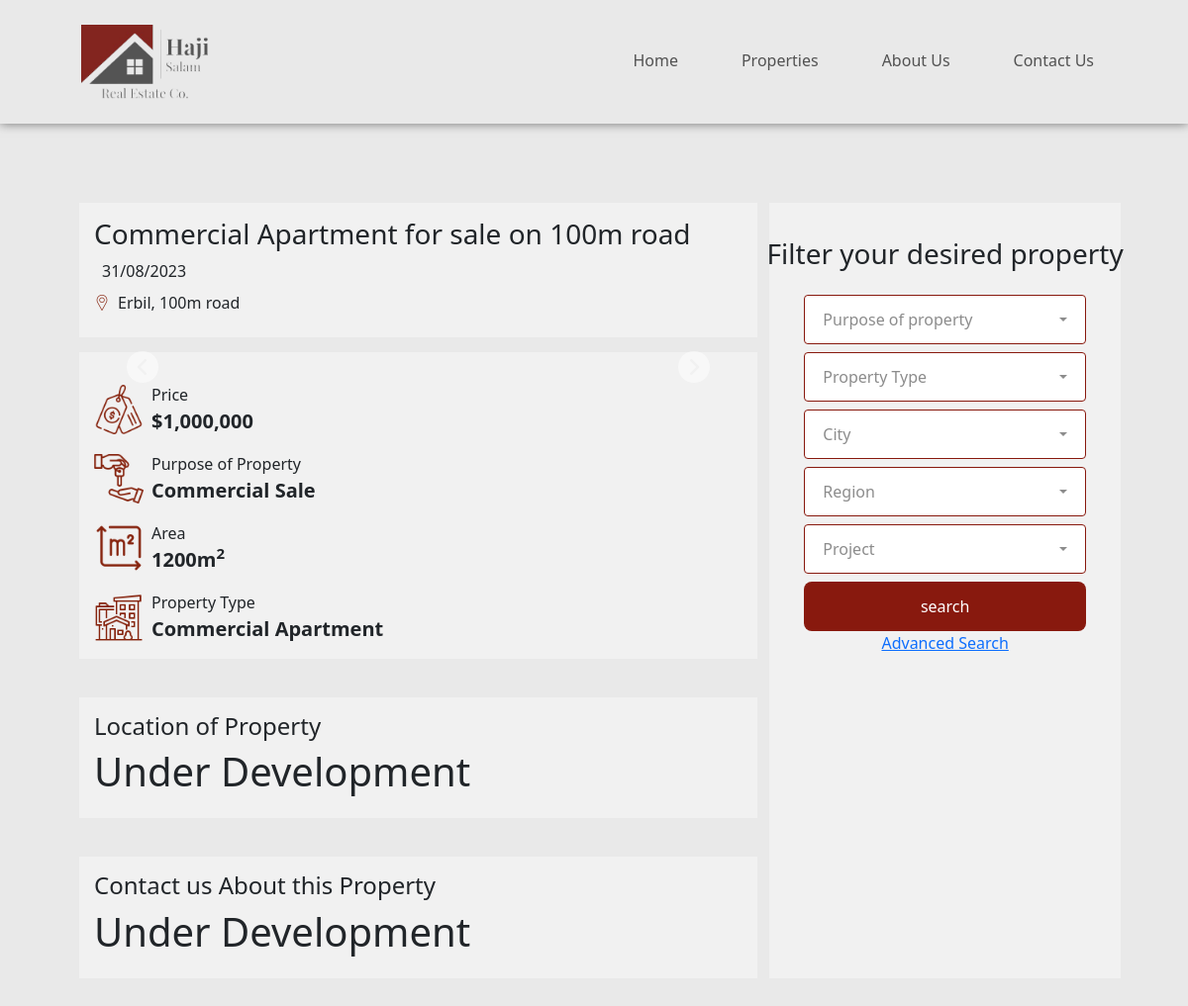
The page /properties/apartment-for-sale-on-100m-road/ on the database its author committed.
### haji_salam/models.py (models this page shows, shortened)
class Property(models.Model):
  CITIES = [
    ("erbil", "erbil"),
    ("sulaymaniyah", "sulaymaniyah"),
    ("duhok", "duhok"),
  ]
  REGIONS = [
    ('100m road', 'Erbil, 100m road'), ('5 Hasarok', 'Erbil, 5 Hasarok'), ('Ainkawa', 'Erbil, Ainkawa'), ('Amin Amakan', 'Erbil, Amin Amakan'), ('Andazyaran', 'Erbil, Andazyaran'), ('Aras', 'Erbil, Aras'), ('Azadi', 'Erbil, Azadi'), ('Badawa', 'Erbil, Badawa'), ('Bakhtyari', 'Erbil, Bakhtyari'), ('Brayati', 'Erbil, Brayati'), ('Dolarawa', 'Erbil, Dolarawa'), ('Farmanbaran', 'Erbil, Farmanbaran'), ('Galawezh', 'Erbil, Galawezh'), ('Gulan', 'Erbil, Gulan'), ('Hamreen', 'Erbil, Hamreen'), ('Havalan', 'Erbil, Havalan'), ('Hawari Shar', 'Erbil, Hawari Shar'), ('Hawleri Nwe', 'Erbil, Hawleri Nwe'), ('Iskan', 'Erbil, Iskan'), ('Kani', 'Erbil, Kani'), ('Karezan', 'Erbil, Karezan'), ('Kark', 'Erbil, Kark'), ('Kasnazan', 'Erbil, Kasnazan'), ('Khanzad', 'Erbil, Khanzad'), ('Komari', 'Erbil, Komari'), ('Kuran', 'Erbil, Kuran'), ('Kurani Nwe', 'Erbil, Kurani Nwe'), ('Kwestan', 'Erbil, Kwestan'), ('Mamostayan', 'Erbil, Mamostayan'), ('Mamostayani Zanko', 'Erbil, Mamostayani Zanko'), ('Mantkawa', 'Erbil, Mantkawa'), ('Mardin', 'Erbil, Mardin'), ('Mnara', 'Erbil, Mnara'), ('Mohandisin', 'Erbil, Mohandisin'), ('Mufti', 'Erbil, Mufti'), ('Nawroz (Nishtiman)', 'Erbil, Nawroz (Nishtiman)'), ('Naz naz', 'Erbil, Naz naz'), ('Nusaran', 'Erbil, Nusaran'), ('Qarabu', 'Erbil, Qarabu'), ('Raparin', 'Erbil, Raparin'), ('Rasty', 'Erbil, Rasty'), ('Ronaki', 'Erbil, Ronaki'), ('Roshnbiry', 'Erbil, Roshnbiry'), ('Rzgari', 'Erbil, Rzgari'), ('Sarbasty (32 park)', 'Erbil, Sarbasty (32 park)'), ('Sarwaran', 'Erbil, Sarwaran'), ('Setaqan', 'Erbil, Setaqan'), ('Sharawani', 'Erbil, Sharawani'), ('Shorish', 'Erbil, Shorish'), ('Tairawa', 'Erbil, Tairawa'), ('Waziran', 'Erbil, Waziran'), ('Zanko Village', 'Erbil, Zanko Village'), ('Zhiyan', 'Erbil, Zhiyan'), ('Ziraa', 'Erbil, Ziraa'), ('zanyari', 'Erbil, zanyari'), ('60 road', 'Sulaymaniyah, 60 road'), ('Altun', 'Sulaymaniyah, Altun'), ('Andazyaran', 'Sulaymaniyah, Andazyaran'), ('Aqary', 'Sulaymaniyah, Aqary'), ('Ashty', 'Sulaymaniyah, Ashty'), ('Ashty', 'Sulaymaniyah, Ashty'), ('Azady', 'Sulaymaniyah, Azady'), ('Bahary shar', 'Sulaymaniyah, Bahary shar'), ('Bahashty shar', 'Sulaymaniyah, Bahashty shar'), ('Bakhtiari', 'Sulaymaniyah, Bakhtiari'), ('Bakrajo', 'Sulaymaniyah, Bakrajo'), ('Baranan', 'Sulaymaniyah, Baranan'), ('Bazrgani', 'Sulaymaniyah, Bazrgani'), ('Chwarbax', 'Sulaymaniyah, Chwarbax'), ('Chwarchra', 'Sulaymaniyah, Chwarchra'), ('Dukan', 'Sulaymaniyah, Dukan'), ('Family mall', 'Sulaymaniyah, Family mall'), ('Grdy Andazyaran', 'Sulaymaniyah, Grdy Andazyaran'), ('Grdy Sarchnar', 'Sulaymaniyah, Grdy Sarchnar'), ('Harawazy', 'Sulaymaniyah, Harawazy'), ('Hawara Barza', 'Sulaymaniyah, Hawara Barza'), ('Hawary shar', 'Sulaymaniyah, Hawary shar'), ('Hiron City', 'Sulaymaniyah, Hiron City'), ('Kani askan', 'Sulaymaniyah, Kani askan'), ('Kany kurda', 'Sulaymaniyah, Kany kurda'), ('Kaziwa', 'Sulaymaniyah, Kaziwa'), ('Majidbag', 'Sulaymaniyah, Majidbag'), ('Malkandi', 'Sulaymaniyah, Malkandi'), ('Mamostayan', 'Sulaymaniyah, Mamostayan'), ('Mawalawi', 'Sulaymaniyah, Mawalawi'), ('Qaradagh', 'Sulaymaniyah, Qaradagh'), ('Qaratoghan', 'Sulaymaniyah, Qaratoghan'), ('Raparin', 'Sulaymaniyah, Raparin'), ('Reaaya', 'Sulaymaniyah, Reaaya'), ('Rzgary', 'Sulaymaniyah, Rzgary'), ('Sarchnar', 'Sulaymaniyah, Sarchnar'), ('Sarwary', 'Sulaymaniyah, Sarwary'), ('Shahidany Sarchnar', 'Sulaymaniyah, Shahidany Sarchnar'), ('Shahidany Zargata', 'Sulaymaniyah, Shahidany Zargata'), ('Shexan', 'Sulaymaniyah, Shexan'), ('Silemani Nwe', 'Sulaymaniyah, Silemani Nwe'), ('Sitak', 'Sulaymaniyah, Sitak'), ('Tafan', 'Sulaymaniyah, Tafan'), ('Tasluja', 'Sulaymaniyah, Tasluja'), ('Tavga', 'Sulaymaniyah, Tavga'), ('Tavga', 'Sulaymaniyah, Tavga'), ('Twy malik', 'Sulaymaniyah, Twy malik'), ('Zanko', 'Sulaymaniyah, Zanko'), ('Zargata', 'Sulaymaniyah, Zargata'), ('Zerinok', 'Sulaymaniyah, Zerinok'), ('baxtyari', 'Sulaymaniyah, baxtyari'), ('hawary taza', 'Sulaymaniyah, hawary taza'), ('ibrahym ahmed', 'Sulaymaniyah, ibrahym ahmed'), ('kany ba', 'Sulaymaniyah, kany ba'), ('kany sard', 'Sulaymaniyah, kany sard'), ('kurdsat', 'Sulaymaniyah, kurdsat'), ('sarshaqam', 'Sulaymaniyah, sarshaqam'), ('shakraka', 'Sulaymaniyah, shakraka')
    ]
  PROJECTS = [
    ('92 Towers', 'Erbil, 92 Towers'), ('American Village', 'Erbil, American Village'), ('Aram Village 1', 'Erbil, Aram Village 1'), ('Aram Village 2', 'Erbil, Aram Village 2'), ('Ashti City 2', 'Erbil, Ashti City 2'), ('Asuda City', 'Erbil, Asuda City'), ('Bafrin City', 'Erbil, Bafrin City'), ('Bakhtyari Twin Towers', 'Erbil, Bakhtyari Twin Towers'), ('Cavalli Tower', 'Erbil, Cavalli Tower'), ('Cihan City', 'Erbil, Cihan City'), ('Darwazay Hawler', 'Erbil, Darwazay Hawler'), ('Davos City', 'Erbil, Davos City'), ('Diplomati Safiran', 'Erbil, Diplomati Safiran'), ('Dream City', 'Erbil, Dream City'), ('Dubai City', 'Erbil, Dubai City'), ('Empire World', 'Erbil, Empire World'), ('English Tower', 'Erbil, English Tower'), ('English Village', 'Erbil, English Village'), ('Eskan Tower', 'Erbil, Eskan Tower'), ('FM Plaza', 'Erbil, FM Plaza'), ('Family Land', 'Erbil, Family Land'), ('Firdaws City', 'Erbil, Firdaws City'), ('Floria City', 'Erbil, Floria City'), ('Four Season Park', 'Erbil, Four Season Park'), ('Four Towers', 'Erbil, Four Towers'), ('Future City', 'Erbil, Future City'), ('Ganjan City', 'Erbil, Ganjan City'), ('Ganjan Life', 'Erbil, Ganjan Life'), ('Global city', 'Erbil, Global city'), ('Golden tower', 'Erbil, Golden tower'), ('Green Land', 'Erbil, Green Land'), ('Green World', 'Erbil, Green World'), ('Gullan Tower', 'Erbil, Gullan Tower'), ('Hana City', 'Erbil, Hana City'), ('Harsham city 1', 'Erbil, Harsham city 1'), ('Hiwa City', 'Erbil, Hiwa City'), ('Italian City 1', 'Erbil, Italian City 1'), ('Italian City 2', 'Erbil, Italian City 2'), ('Kurdistan City', 'Erbil, Kurdistan City'), ('Lalav Airport View', 'Erbil, Lalav Airport View'), ('Lalav City View', 'Erbil, Lalav City View'), ('Lalav city', 'Erbil, Lalav city'), ('Lalav sky view', 'Erbil, Lalav sky view'), ('Lana City', 'Erbil, Lana City'), ('Lawan city', 'Erbil, Lawan city'), ('Lebanese Village', 'Erbil, Lebanese Village'), ('Life Tower', 'Erbil, Life Tower'), ('Light City', 'Erbil, Light City'), ('MNW Towers', 'Erbil, MNW Towers'), ('MRF Towers', 'Erbil, MRF Towers'), ('Majidi View', 'Erbil, Majidi View'), ('Mamostayan City', 'Erbil, Mamostayan City'), ('Mass City', 'Erbil, Mass City'), ('Mass Hills', 'Erbil, Mass Hills'), ('Mass Village', 'Erbil, Mass Village'), ('Mini Slava', 'Erbil, Mini Slava'), ('Mnara Village', 'Erbil, Mnara Village'), ('Mountain View', 'Erbil, Mountain View'), ('Nawroz City', 'Erbil, Nawroz City'), ('Naz City', 'Erbil, Naz City'), ('New Azadi', 'Erbil, New Azadi'), ('New Eskan', 'Erbil, New Eskan'), ('Noble City', 'Erbil, Noble City'), ('North Holland', 'Erbil, North Holland'), ('One Tower Zanyari', 'Erbil, One Tower Zanyari'), ('Pank city', 'Erbil, Pank city'), ('Park View', 'Erbil, Park View'), ('Parosh Tower', 'Erbil, Parosh Tower'), ('Pavilion', 'Erbil, Pavilion'), ('Peshang Towers', 'Erbil, Peshang Towers'), ('Phoenix Tower', 'Erbil, Phoenix Tower'), ('Plus Life', 'Erbil, Plus Life'), ('Qaiwan Mirador', 'Erbil, Qaiwan Mirador'), ('Quattro Towers', 'Erbil, Quattro Towers'), ('Queen Towers', 'Erbil, Queen Towers'), ('Rami Towers', 'Erbil, Rami Towers'), ('Remas City', 'Erbil, Remas City'), ('Rona Tower', 'Erbil, Rona Tower'), ('Rona towers', 'Erbil, Rona towers'), ('Rose Tower', 'Erbil, Rose Tower'), ('Roya Towers', 'Erbil, Roya Towers'), ('Ruby Towers', 'Erbil, Ruby Towers'), ('Safiran City', 'Erbil, Safiran City'), ('Sky towers', 'Erbil, Sky towers'), ('Slava City', 'Erbil, Slava City'), ('Spanish Village', 'Erbil, Spanish Village'), ('Star towers', 'Erbil, Star towers'), ('Talar City', 'Erbil, Talar City'), ('The Atlantic', 'Erbil, The Atlantic'), ('The Boulevard', 'Erbil, The Boulevard'), ('True Star', 'Erbil, True Star'), ('Var Park', 'Erbil, Var Park'), ('Voyage Mall', 'Erbil, Voyage Mall'), ('Wavey avenue', 'Erbil, Wavey avenue'), ('Z Center Towers', 'Erbil, Z Center Towers'), ('Zaner City', 'Erbil, Zaner City'), ('Zanko Village', 'Erbil, Zanko Village'), ('Zanyari Towers', 'Erbil, Zanyari Towers'), ('Zaytoon Plus City', 'Erbil, Zaytoon Plus City'), ('Zerin City', 'Erbil, Zerin City'), ('Zilan City', 'Erbil, Zilan City'), ('Zin city', 'Erbil, Zin city'), ('sun towers', 'Erbil, sun towers'), ('varsan project', 'Erbil, varsan project'), ('white towers', 'Erbil, white towers'), ('Aram City', 'Sulaymaniyah, Aram City'), ('Asoy Gash', 'Sulaymaniyah, Asoy Gash'), ('Ban City', 'Sulaymaniyah, Ban City'), ('Chawy Slemany', 'Sulaymaniyah, Chawy Slemany'), ('City Towers', 'Sulaymaniyah, City Towers'), ('Dania City', 'Sulaymaniyah, Dania City'), ('Darwaza City', 'Sulaymaniyah, Darwaza City'), ('Empire towers', 'Sulaymaniyah, Empire towers'), ('Garden City', 'Sulaymaniyah, Garden City'), ('Goizha City', 'Sulaymaniyah, Goizha City'), ('Grand Boulevard', 'Sulaymaniyah, Grand Boulevard'), ('Gundy Almany', 'Sulaymaniyah, Gundy Almany'), ('Miran City', 'Sulaymaniyah, Miran City'), ('Nali City', 'Sulaymaniyah, Nali City'), ('Pak City', 'Sulaymaniyah, Pak City'), ('Park 77', 'Sulaymaniyah, Park 77'), ('Pasha city', 'Sulaymaniyah, Pasha city'), ('Qaiwan City', 'Sulaymaniyah, Qaiwan City'), ('Qaiwan height', 'Sulaymaniyah, Qaiwan height'), ('Saeb City', 'Sulaymaniyah, Saeb City'), ('Shary Daik', 'Sulaymaniyah, Shary Daik'), ('Shary Mamostayan', 'Sulaymaniyah, Shary Mamostayan'), ('Slemany height', 'Sulaymaniyah, Slemany height'), ('Titanic Towers', 'Sulaymaniyah, Titanic Towers'), ('Wais Tower', 'Sulaymaniyah, Wais Tower'), ('Kalekent Site', 'Turkey, Kalekent Site'), ('MSY Nefes', 'Turkey, MSY Nefes')
    ]
  PURPOSES = [
    ("Sale", "Sale"),
    ("Rent", "Rent"),
    ("Commercial Sale", "Commercial Sale"),
    ("Commercial Rent", "Commercial Rent"),
  ]
  TYPES = [
    ("House", "House"),
    ("Villa", "Villa"),
    ("Apartment", "Apartment"),
    ("Commercial Apartment", "Commercial Apartment"),
    ("Office", "Office"),
    ("Land", "Land"),
    ("Residential Land", "Residential Land"),
    ("Shop", "Shop"),
    ("Market", "Market"),
    ("Building", "Building"),
    ("Farm", "Farm"),
    ("Medical Center", "Medical Center"),
    ("Restaurant", "Restaurant"),
    ("Hotel", "Hotel"),
  ]
  title = models.CharField(max_length=255)
  prop_slug = models.SlugField(unique=True, db_index=True, null=True)
  main_image = models.ImageField(upload_to="images", null=True)
  date = models.DateTimeField(auto_now_add=True)
  city = models.CharField(max_length=35, choices=CITIES)
  region = models.CharField(max_length=35, choices=REGIONS, null=True, blank=True)
  project = models.CharField(max_length=35, choices=PROJECTS, null=True, blank=True)
  price = models.IntegerField(null=True)
  purpose = models.CharField(max_length=35, choices=PURPOSES, default="Sale")
  type = models.CharField(max_length=35, choices=TYPES, default="House")
  area = models.IntegerField(null=True)
  reception_rooms = models.IntegerField(null=True, blank=True)
  kitchens = models.IntegerField(null=True, blank=True)
  bedrooms = models.IntegerField(null=True, blank=True)
  bathrooms = models.IntegerField(null=True, blank=True)
  garage = models.IntegerField(null=True, blank=True)
  balcony = models.IntegerField(null=True, blank=True)
  garden = models.BooleanField(default=False)
  furnishing = models.BooleanField(default=False)
  featured = models.BooleanField(default=False)

### haji_salam/views.py (the view)
# urls.py: path("properties/<slug:slug>/", views.PropertyDetail.as_view(), name="detail-page"),
class PropertyDetail(View):
  def get(self, request, slug):
    identified_prop = Property.objects.get(prop_slug=slug)
    images = PropertyImage.objects.filter(property=identified_prop)
    context = {
      "prop": identified_prop,
      "images": images,
      "purpose_choices": Property.PURPOSES,
      "type_choices": Property.TYPES,
      "city_choices": Property.CITIES,
      "regions_choices": Property.REGIONS,
      "project_choices": Property.PROJECTS,
    }
    return render(request, "haji_salam/prop-detail.html", context)

### haji_salam/templates/haji_salam/prop-detail.html (shortened to what this page needs)
{% extends 'base.html' %}
{% load static %}
{% load humanize %}
{% block css_files %}
  <link rel="stylesheet" href="{% static 'haji_salam/css/prop-detail.css' %}" />
  <link rel="stylesheet" href="{% static 'haji_salam/css/advanced-filtering.css' %}" />
{% endblock css_files %}
{% block home_nav_link %}
  <a href="{% url 'home-page' %}" class="nav-link ms-5">Home</a>
{% endblock home_nav_link %}
{% block properties_nav_link %}
  <a href="{% url 'all-properties-page' %}" class="nav-link ms-5">Properties</a>
{% endblock properties_nav_link %}
{% block about_nav_link %}
  <a href="" class="nav-link ms-5">About Us</a>
{% endblock about_nav_link %}
{% block contact_nav_link %}
  <a href="" class="nav-link ms-5">Contact Us</a>
{% endblock contact_nav_link %}
{% block content %}
<div class="container-fluid detail-page-container">
  <div class="row justify-content-center">
    <div class="col-lg-8 prop-details">
      <div class="title-container d-flex flex-column">
        <h3 class="mb-2">{{ prop.title }}</h3>
        <p class="d-flex align-items-center mb-2">
          {{ prop.date|date:"d/m/Y" }}
        </p>
        <p class="d-flex align-items-center mb-2">
          <img src="{% static 'haji_salam/icons/location.png' %}" alt="" class="icon me-2" />
          {{ prop.city|capfirst }},
          {% if prop.region %}
            {{ prop.region|capfirst }}
          {% elif prop.project %}
            {{ prop.project|capfirst }}
          {% endif %}
        </p>
      </div>
      <div class="carousel-container">
        {% include 'haji_salam/includes/property-img-carousel.html' %}
        <div class="d-flex align-items-center mt-3">
          <img src="{% static 'haji_salam/icons/price.png' %}" alt="" class="icon me-2" style="height: 50px" />
          <div>
            Price
            <b style="font-size: 20px" class="d-block">${{ prop.price|intcomma }}</b>
          </div>
        </div>
        <div class="d-flex align-items-center mt-3">
          <img src="{% static 'haji_salam/icons/purpose.png' %}" alt="" class="icon me-2" style="height: 50px" />
          <div>
            Purpose of Property
            <b style="font-size: 20px" class="d-block">{{ prop.purpose }}</b>
          </div>
        </div>
        <div class="d-flex align-items-center mt-3">
          <img src="{% static 'haji_salam/icons/area.png' %}" alt="" class="icon me-2" style="height: 50px" />
          <div>
            Area
            <b style="font-size: 20px" class="d-block">{{ prop.area }}m<sup>2</sup></b>
          </div>
        </div>
        <div class="d-flex align-items-center mt-3">
          <img src="{% static 'haji_salam/icons/type.png' %}" alt="" class="icon me-2" style="height: 50px" />
          <div>
            Property Type
            <b style="font-size: 20px" class="d-block">{{ prop.type }}</b>
          </div>
        </div>
      </div>
      <div class="location-container mt-4">
        <h4>Location of Property</h4>
        <h1>Under Development</h1>
      </div>
      <div class="contact-container mt-4">
        <h4>Contact us About this Property</h4>
        <h1>Under Development</h1>
      </div>
    </div>
    <div class="col-lg-4 search-filter-container d-flex flex-column align-items-center">
      <h3 class="mb-4 text-nowrap">Filter your desired property</h3>
      {% include "haji_salam/includes/property-dropdowns.html" %}
    </div>
  </div>
</div>
{% endblock content %}

### static/base.css (style rules this page uses)
body { background-color: #e9e9e9; }
.nav-link::after { content: ""; display: block; height: 4px; width: 100%; background-color: #88190E; transform: scale(0); transition: transform 0.2s linear; }

### haji_salam/static/haji_salam/css/prop-detail.css (style rules this page uses)
.icon { height: 16px; filter: invert(18%) sepia(24%) saturate(6553%) hue-rotate(353deg) brightness(88%) contrast(96%); }
.detail-page-container { padding: 20px; }
.prop-details { display: flex; flex-direction: column; align-items: center; }
.prop-details > div { width: 100%; }
.title-container, .carousel-container, .property-features, .location-container, .contact-container, .search-filter-container { background-color: rgb(241, 241, 241); padding: 15px; margin-bottom: 15px; }
@media screen and (min-width: 991px) { .detail-page-container { padding: 80px; } }

### haji_salam/static/haji_salam/css/advanced-filtering.css (style rules this page uses)
.search-filter-container { background-color: rgb(241, 241, 241); padding: 35px; }

### rows shown on the page
Property: title "Commercial Apartment for sale on 100m road", date "31/08/2023", city "Erbil", region "100m road", price "1,000,000", purpose "Commercial Sale", area "1200", type "Commercial Apartment"
